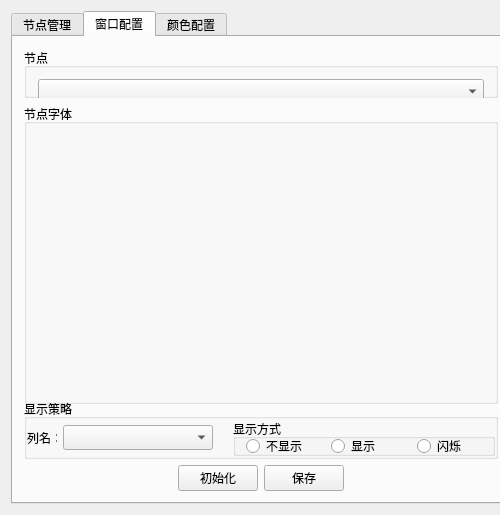
<?xml version="1.0" encoding="UTF-8"?>
<ui version="4.0">
 <class>ConfigDialog</class>
 <widget class="QDialog" name="ConfigDialog">
  <property name="geometry">
   <rect>
    <x>0</x>
    <y>0</y>
    <width>500</width>
    <height>515</height>
   </rect>
  </property>
  <property name="minimumSize">
   <size>
    <width>500</width>
    <height>500</height>
   </size>
  </property>
  <property name="maximumSize">
   <size>
    <width>600</width>
    <height>600</height>
   </size>
  </property>
  <property name="windowTitle">
   <string>ConfigDialog</string>
  </property>
  <layout class="QVBoxLayout" name="verticalLayout_4">
   <item>
    <widget class="QTabWidget" name="m_qtabwidget_config">
     <property name="minimumSize">
      <size>
       <width>500</width>
       <height>0</height>
      </size>
     </property>
     <property name="currentIndex">
      <number>1</number>
     </property>
     <widget class="QWidget" name="node_manager">
      <attribute name="title">
       <string>节点管理</string>
      </attribute>
      <layout class="QVBoxLayout" name="m_qvlayout_tab_node_manager">
       <item>
        <layout class="QVBoxLayout" name="m_qvlayout_node_manager_intact">
         <item>
          <layout class="QHBoxLayout" name="m_qhlayout_top" stretch="1,0,1">
           <item>
            <layout class="QVBoxLayout" name="m_qvlayout_manager_node">
             <property name="sizeConstraint">
              <enum>QLayout::SetDefaultConstraint</enum>
             </property>
             <item>
              <widget class="QTableWidget" name="m_qtablewidget_node">
               <property name="sizePolicy">
                <sizepolicy hsizetype="Expanding" vsizetype="Expanding">
                 <horstretch>0</horstretch>
                 <verstretch>0</verstretch>
                </sizepolicy>
               </property>
               <property name="minimumSize">
                <size>
                 <width>150</width>
                 <height>0</height>
                </size>
               </property>
               <column>
                <property name="text">
                 <string>节点序号</string>
                </property>
               </column>
               <column>
                <property name="text">
                 <string>节点名称</string>
                </property>
               </column>
              </widget>
             </item>
             <item>
              <layout class="QHBoxLayout" name="m_qhalyuout_node_manager_button">
               <item>
                <widget class="QPushButton" name="m_qpushbutton_node_add">
                 <property name="minimumSize">
                  <size>
                   <width>25</width>
                   <height>25</height>
                  </size>
                 </property>
                 <property name="maximumSize">
                  <size>
                   <width>25</width>
                   <height>25</height>
                  </size>
                 </property>
                 <property name="text">
                  <string>+</string>
                 </property>
                </widget>
               </item>
               <item>
                <widget class="QPushButton" name="m_qpushbutton_node_sub">
                 <property name="minimumSize">
                  <size>
                   <width>25</width>
                   <height>25</height>
                  </size>
                 </property>
                 <property name="maximumSize">
                  <size>
                   <width>25</width>
                   <height>25</height>
                  </size>
                 </property>
                 <property name="text">
                  <string>-</string>
                 </property>
                </widget>
               </item>
              </layout>
             </item>
            </layout>
           </item>
           <item>
            <spacer name="horizontalSpacer_5">
             <property name="orientation">
              <enum>Qt::Horizontal</enum>
             </property>
             <property name="sizeHint" stdset="0">
              <size>
               <width>18</width>
               <height>20</height>
              </size>
             </property>
            </spacer>
           </item>
           <item>
            <layout class="QVBoxLayout" name="m_qvlayout_manager_field">
             <item>
              <widget class="QTableWidget" name="m_qtablewidget_field">
               <property name="minimumSize">
                <size>
                 <width>150</width>
                 <height>0</height>
                </size>
               </property>
               <column>
                <property name="text">
                 <string>列序号</string>
                </property>
               </column>
               <column>
                <property name="text">
                 <string>列名称</string>
                </property>
               </column>
              </widget>
             </item>
             <item>
              <layout class="QHBoxLayout" name="m_qhlayout_field_manager_button">
               <item>
                <widget class="QPushButton" name="m_qpushbutton_field_add">
                 <property name="minimumSize">
                  <size>
                   <width>25</width>
                   <height>25</height>
                  </size>
                 </property>
                 <property name="maximumSize">
                  <size>
                   <width>25</width>
                   <height>25</height>
                  </size>
                 </property>
                 <property name="text">
                  <string>+</string>
                 </property>
                </widget>
               </item>
               <item>
                <widget class="QPushButton" name="m_qpushbutton_field_sub">
                 <property name="minimumSize">
                  <size>
                   <width>25</width>
                   <height>25</height>
                  </size>
                 </property>
                 <property name="maximumSize">
                  <size>
                   <width>25</width>
                   <height>25</height>
                  </size>
                 </property>
                 <property name="text">
                  <string>-</string>
                 </property>
                </widget>
               </item>
              </layout>
             </item>
            </layout>
           </item>
          </layout>
         </item>
         <item>
          <layout class="QHBoxLayout" name="m_qhalyout_node_manager_botton">
           <item>
            <spacer name="horizontalSpacer_6">
             <property name="orientation">
              <enum>Qt::Horizontal</enum>
             </property>
             <property name="sizeHint" stdset="0">
              <size>
               <width>40</width>
               <height>20</height>
              </size>
             </property>
            </spacer>
           </item>
           <item>
            <widget class="QPushButton" name="m_qpushbutton_manager_init">
             <property name="text">
              <string>初始化</string>
             </property>
            </widget>
           </item>
           <item>
            <widget class="QPushButton" name="m_qpushbutton_manager_save">
             <property name="text">
              <string>保存</string>
             </property>
            </widget>
           </item>
           <item>
            <spacer name="horizontalSpacer_7">
             <property name="orientation">
              <enum>Qt::Horizontal</enum>
             </property>
             <property name="sizeHint" stdset="0">
              <size>
               <width>40</width>
               <height>20</height>
              </size>
             </property>
            </spacer>
           </item>
          </layout>
         </item>
        </layout>
       </item>
      </layout>
     </widget>
     <widget class="QWidget" name="node_config">
      <attribute name="title">
       <string>窗口配置</string>
      </attribute>
      <layout class="QVBoxLayout" name="m_qvlayout_node_manager" stretch="0,2,0,0">
       <item>
        <widget class="QGroupBox" name="m_qgroupbox_node">
         <property name="minimumSize">
          <size>
           <width>100</width>
           <height>50</height>
          </size>
         </property>
         <property name="maximumSize">
          <size>
           <width>500</width>
           <height>80</height>
          </size>
         </property>
         <property name="title">
          <string>节点</string>
         </property>
         <layout class="QVBoxLayout" name="m_qvlayout_node">
          <item>
           <widget class="QComboBox" name="m_qcombobox_node">
            <property name="minimumSize">
             <size>
              <width>100</width>
              <height>25</height>
             </size>
            </property>
            <property name="maximumSize">
             <size>
              <width>500</width>
              <height>25</height>
             </size>
            </property>
           </widget>
          </item>
         </layout>
        </widget>
       </item>
       <item>
        <widget class="QGroupBox" name="m_qgroupbox_font">
         <property name="minimumSize">
          <size>
           <width>100</width>
           <height>300</height>
          </size>
         </property>
         <property name="maximumSize">
          <size>
           <width>500</width>
           <height>700</height>
          </size>
         </property>
         <property name="title">
          <string>节点字体</string>
         </property>
         <layout class="QVBoxLayout" name="m_qvlayout_font">
          <property name="spacing">
           <number>0</number>
          </property>
          <property name="leftMargin">
           <number>0</number>
          </property>
          <property name="topMargin">
           <number>0</number>
          </property>
          <property name="rightMargin">
           <number>0</number>
          </property>
          <property name="bottomMargin">
           <number>0</number>
          </property>
         </layout>
        </widget>
       </item>
       <item>
        <widget class="QGroupBox" name="m_qgroupbox_policy">
         <property name="minimumSize">
          <size>
           <width>200</width>
           <height>60</height>
          </size>
         </property>
         <property name="maximumSize">
          <size>
           <width>500</width>
           <height>200</height>
          </size>
         </property>
         <property name="title">
          <string>显示策略</string>
         </property>
         <layout class="QHBoxLayout" name="m_qhlayout_policy">
          <property name="spacing">
           <number>20</number>
          </property>
          <property name="leftMargin">
           <number>0</number>
          </property>
          <property name="topMargin">
           <number>0</number>
          </property>
          <property name="rightMargin">
           <number>0</number>
          </property>
          <property name="bottomMargin">
           <number>0</number>
          </property>
          <item>
           <layout class="QHBoxLayout" name="m_qhlayout_field">
            <item>
             <widget class="QLabel" name="m_qlabel_field">
              <property name="minimumSize">
               <size>
                <width>30</width>
                <height>25</height>
               </size>
              </property>
              <property name="maximumSize">
               <size>
                <width>30</width>
                <height>25</height>
               </size>
              </property>
              <property name="text">
               <string>列名：</string>
              </property>
             </widget>
            </item>
            <item>
             <widget class="QComboBox" name="m_qcombobox_field">
              <property name="minimumSize">
               <size>
                <width>80</width>
                <height>25</height>
               </size>
              </property>
              <property name="maximumSize">
               <size>
                <width>150</width>
                <height>25</height>
               </size>
              </property>
             </widget>
            </item>
           </layout>
          </item>
          <item>
           <widget class="QGroupBox" name="m_qgroupbox_viewpolicy">
            <property name="title">
             <string>显示方式</string>
            </property>
            <layout class="QHBoxLayout" name="m_hlayout_viewpolicy">
             <property name="spacing">
              <number>10</number>
             </property>
             <property name="leftMargin">
              <number>10</number>
             </property>
             <property name="topMargin">
              <number>0</number>
             </property>
             <property name="rightMargin">
              <number>0</number>
             </property>
             <property name="bottomMargin">
              <number>0</number>
             </property>
             <item>
              <widget class="QRadioButton" name="m_qradiobutton_un">
               <property name="text">
                <string>不显示</string>
               </property>
              </widget>
             </item>
             <item>
              <widget class="QRadioButton" name="m_qradiobutton_en">
               <property name="text">
                <string>显示</string>
               </property>
              </widget>
             </item>
             <item>
              <widget class="QRadioButton" name="m_qradiobutton_flash">
               <property name="text">
                <string>闪烁</string>
               </property>
              </widget>
             </item>
            </layout>
           </widget>
          </item>
         </layout>
        </widget>
       </item>
       <item>
        <layout class="QHBoxLayout" name="m_qhlayout_botton">
         <item>
          <spacer name="horizontalSpacer">
           <property name="orientation">
            <enum>Qt::Horizontal</enum>
           </property>
           <property name="sizeHint" stdset="0">
            <size>
             <width>40</width>
             <height>20</height>
            </size>
           </property>
          </spacer>
         </item>
         <item>
          <widget class="QPushButton" name="m_qpushbutton_node_init">
           <property name="text">
            <string>初始化</string>
           </property>
          </widget>
         </item>
         <item>
          <widget class="QPushButton" name="m_qpushbutton_node_save">
           <property name="minimumSize">
            <size>
             <width>50</width>
             <height>25</height>
            </size>
           </property>
           <property name="maximumSize">
            <size>
             <width>100</width>
             <height>16777215</height>
            </size>
           </property>
           <property name="text">
            <string>保存</string>
           </property>
          </widget>
         </item>
         <item>
          <spacer name="horizontalSpacer_2">
           <property name="orientation">
            <enum>Qt::Horizontal</enum>
           </property>
           <property name="sizeHint" stdset="0">
            <size>
             <width>40</width>
             <height>20</height>
            </size>
           </property>
          </spacer>
         </item>
        </layout>
       </item>
      </layout>
     </widget>
     <widget class="QWidget" name="color_config">
      <attribute name="title">
       <string>颜色配置</string>
      </attribute>
      <layout class="QVBoxLayout" name="verticalLayout_5" stretch="0,1,0">
       <item>
        <widget class="QGroupBox" name="groupBox">
         <property name="minimumSize">
          <size>
           <width>100</width>
           <height>50</height>
          </size>
         </property>
         <property name="maximumSize">
          <size>
           <width>500</width>
           <height>80</height>
          </size>
         </property>
         <property name="title">
          <string>报警等级</string>
         </property>
         <layout class="QVBoxLayout" name="m_qvlayout_alarmlevel">
          <item>
           <widget class="QComboBox" name="m_qcombobox_alarmlevel">
            <property name="minimumSize">
             <size>
              <width>100</width>
              <height>25</height>
             </size>
            </property>
            <property name="maximumSize">
             <size>
              <width>500</width>
              <height>25</height>
             </size>
            </property>
           </widget>
          </item>
         </layout>
        </widget>
       </item>
       <item>
        <layout class="QHBoxLayout" name="horizontalLayout_2" stretch="0,1,1">
         <property name="spacing">
          <number>0</number>
         </property>
         <item>
          <layout class="QVBoxLayout" name="verticalLayout_3" stretch="0,2,2,2,2,0">
           <property name="spacing">
            <number>45</number>
           </property>
           <item>
            <spacer name="verticalSpacer">
             <property name="orientation">
              <enum>Qt::Vertical</enum>
             </property>
             <property name="sizeHint" stdset="0">
              <size>
               <width>20</width>
               <height>20</height>
              </size>
             </property>
            </spacer>
           </item>
           <item>
            <widget class="QLabel" name="m_qlabel_text">
             <property name="maximumSize">
              <size>
               <width>16777215</width>
               <height>30</height>
              </size>
             </property>
             <property name="text">
              <string>文字:</string>
             </property>
             <property name="alignment">
              <set>Qt::AlignLeading|Qt::AlignLeft|Qt::AlignVCenter</set>
             </property>
            </widget>
           </item>
           <item>
            <widget class="QLabel" name="m_qlabel_back">
             <property name="maximumSize">
              <size>
               <width>16777215</width>
               <height>30</height>
              </size>
             </property>
             <property name="text">
              <string>背景:</string>
             </property>
            </widget>
           </item>
           <item>
            <widget class="QLabel" name="m_qlabel_flash_text">
             <property name="maximumSize">
              <size>
               <width>16777215</width>
               <height>30</height>
              </size>
             </property>
             <property name="text">
              <string>闪烁 文字:</string>
             </property>
            </widget>
           </item>
           <item>
            <widget class="QLabel" name="m_qlabel_flash_back">
             <property name="maximumSize">
              <size>
               <width>16777215</width>
               <height>30</height>
              </size>
             </property>
             <property name="text">
              <string>闪烁 背景:</string>
             </property>
            </widget>
           </item>
           <item>
            <spacer name="verticalSpacer_2">
             <property name="orientation">
              <enum>Qt::Vertical</enum>
             </property>
             <property name="sizeHint" stdset="0">
              <size>
               <width>20</width>
               <height>10</height>
              </size>
             </property>
            </spacer>
           </item>
          </layout>
         </item>
         <item>
          <widget class="QGroupBox" name="m_qgroupbox_alarm">
           <property name="styleSheet">
            <string notr="true"/>
           </property>
           <property name="title">
            <string>报警</string>
           </property>
           <property name="alignment">
            <set>Qt::AlignCenter</set>
           </property>
           <layout class="QVBoxLayout" name="verticalLayout">
            <item>
             <widget class="QPushButton" name="m_qpushbutton_alarm_text">
              <property name="minimumSize">
               <size>
                <width>80</width>
                <height>30</height>
               </size>
              </property>
              <property name="maximumSize">
               <size>
                <width>500</width>
                <height>30</height>
               </size>
              </property>
              <property name="mouseTracking">
               <bool>false</bool>
              </property>
              <property name="tabletTracking">
               <bool>false</bool>
              </property>
              <property name="autoFillBackground">
               <bool>true</bool>
              </property>
              <property name="text">
               <string/>
              </property>
              <property name="checkable">
               <bool>false</bool>
              </property>
              <property name="autoExclusive">
               <bool>false</bool>
              </property>
              <property name="default">
               <bool>false</bool>
              </property>
              <property name="flat">
               <bool>false</bool>
              </property>
             </widget>
            </item>
            <item>
             <widget class="QPushButton" name="m_qpushbutton_alarm_back">
              <property name="minimumSize">
               <size>
                <width>80</width>
                <height>30</height>
               </size>
              </property>
              <property name="autoFillBackground">
               <bool>true</bool>
              </property>
              <property name="text">
               <string/>
              </property>
             </widget>
            </item>
            <item>
             <widget class="QPushButton" name="m_qpushbutton_alarm_flash_text">
              <property name="minimumSize">
               <size>
                <width>80</width>
                <height>30</height>
               </size>
              </property>
              <property name="autoFillBackground">
               <bool>true</bool>
              </property>
              <property name="text">
               <string/>
              </property>
             </widget>
            </item>
            <item>
             <widget class="QPushButton" name="m_qpushbutton_alarm_flash_back">
              <property name="minimumSize">
               <size>
                <width>80</width>
                <height>30</height>
               </size>
              </property>
              <property name="autoFillBackground">
               <bool>true</bool>
              </property>
              <property name="text">
               <string/>
              </property>
             </widget>
            </item>
           </layout>
          </widget>
         </item>
         <item>
          <widget class="QGroupBox" name="m_qgroupbox_recover">
           <property name="title">
            <string>报警恢复</string>
           </property>
           <property name="alignment">
            <set>Qt::AlignCenter</set>
           </property>
           <layout class="QVBoxLayout" name="verticalLayout_2">
            <item>
             <widget class="QPushButton" name="m_qpushbutton_recover_text">
              <property name="minimumSize">
               <size>
                <width>80</width>
                <height>30</height>
               </size>
              </property>
              <property name="autoFillBackground">
               <bool>true</bool>
              </property>
              <property name="text">
               <string/>
              </property>
             </widget>
            </item>
            <item>
             <widget class="QPushButton" name="m_qpushbutton_recover_back">
              <property name="minimumSize">
               <size>
                <width>80</width>
                <height>30</height>
               </size>
              </property>
              <property name="autoFillBackground">
               <bool>true</bool>
              </property>
              <property name="text">
               <string/>
              </property>
             </widget>
            </item>
            <item>
             <widget class="QPushButton" name="m_qpushbutton_recover_flash_text">
              <property name="minimumSize">
               <size>
                <width>80</width>
                <height>30</height>
               </size>
              </property>
              <property name="autoFillBackground">
               <bool>true</bool>
              </property>
              <property name="text">
               <string/>
              </property>
             </widget>
            </item>
            <item>
             <widget class="QPushButton" name="m_qpushbutton_recover_flash_back">
              <property name="minimumSize">
               <size>
                <width>80</width>
                <height>30</height>
               </size>
              </property>
              <property name="autoFillBackground">
               <bool>true</bool>
              </property>
              <property name="text">
               <string/>
              </property>
             </widget>
            </item>
           </layout>
          </widget>
         </item>
        </layout>
       </item>
       <item>
        <layout class="QHBoxLayout" name="horizontalLayout">
         <item>
          <widget class="QPushButton" name="m_qpushbutton_color_init">
           <property name="text">
            <string>初始化</string>
           </property>
          </widget>
         </item>
         <item>
          <spacer name="horizontalSpacer_3">
           <property name="orientation">
            <enum>Qt::Horizontal</enum>
           </property>
           <property name="sizeHint" stdset="0">
            <size>
             <width>40</width>
             <height>20</height>
            </size>
           </property>
          </spacer>
         </item>
         <item>
          <widget class="QPushButton" name="m_qpushbutton_color_copy">
           <property name="text">
            <string>从..复制</string>
           </property>
          </widget>
         </item>
         <item>
          <spacer name="horizontalSpacer_4">
           <property name="orientation">
            <enum>Qt::Horizontal</enum>
           </property>
           <property name="sizeHint" stdset="0">
            <size>
             <width>40</width>
             <height>20</height>
            </size>
           </property>
          </spacer>
         </item>
         <item>
          <widget class="QPushButton" name="m_qpushbutton_color_save">
           <property name="text">
            <string>保存</string>
           </property>
          </widget>
         </item>
        </layout>
       </item>
      </layout>
     </widget>
    </widget>
   </item>
  </layout>
 </widget>
 <layoutdefault spacing="6" margin="11"/>
 <resources/>
 <connections/>
</ui>
